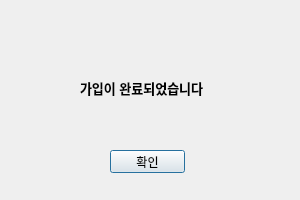
<?xml version="1.0" encoding="UTF-8"?>
<ui version="4.0">
 <class>dialog</class>
 <widget class="QDialog" name="dialog">
  <property name="geometry">
   <rect>
    <x>0</x>
    <y>0</y>
    <width>300</width>
    <height>200</height>
   </rect>
  </property>
  <property name="windowTitle">
   <string>가입 완료</string>
  </property>
  <widget class="QLabel" name="label">
   <property name="geometry">
    <rect>
     <x>80</x>
     <y>80</y>
     <width>150</width>
     <height>16</height>
    </rect>
   </property>
   <property name="font">
    <font>
     <pointsize>10</pointsize>
     <weight>75</weight>
     <bold>true</bold>
    </font>
   </property>
   <property name="text">
    <string>가입이 완료되었습니다</string>
   </property>
  </widget>
  <widget class="QPushButton" name="OK_btn">
   <property name="geometry">
    <rect>
     <x>110</x>
     <y>150</y>
     <width>75</width>
     <height>23</height>
    </rect>
   </property>
   <property name="text">
    <string>확인</string>
   </property>
  </widget>
 </widget>
 <resources/>
 <connections>
  <connection>
   <sender>OK_btn</sender>
   <signal>clicked()</signal>
   <receiver>dialog</receiver>
   <slot>dial_close()</slot>
   <hints>
    <hint type="sourcelabel">
     <x>144</x>
     <y>156</y>
    </hint>
    <hint type="destinationlabel">
     <x>213</x>
     <y>164</y>
    </hint>
   </hints>
  </connection>
 </connections>
 <slots>
  <slot>dial_close()</slot>
 </slots>
</ui>
